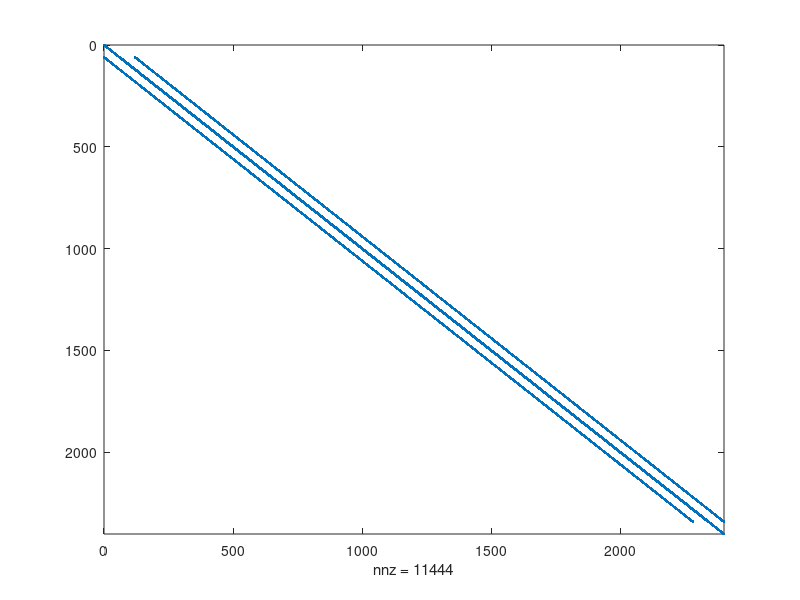
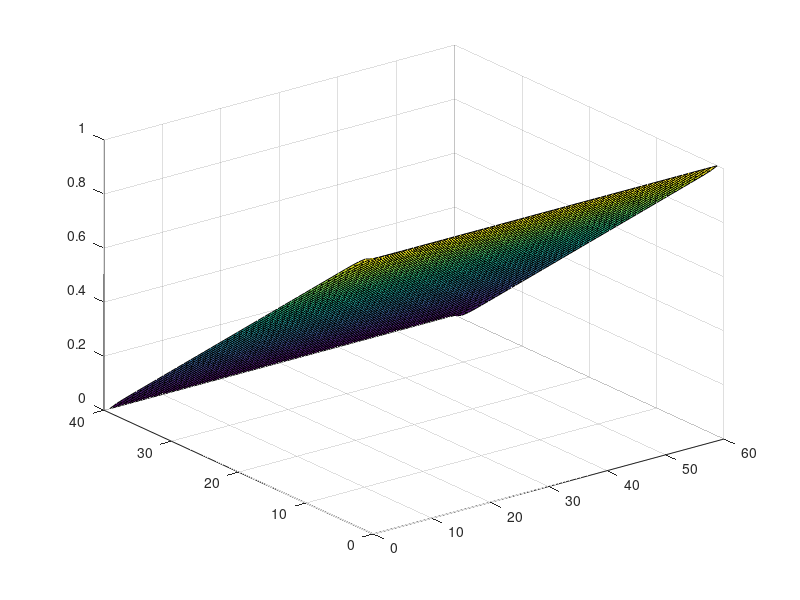
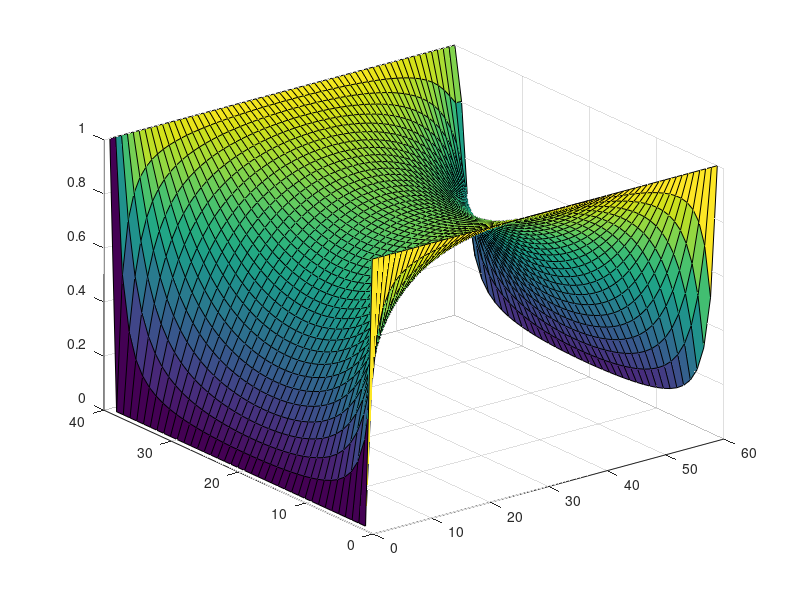
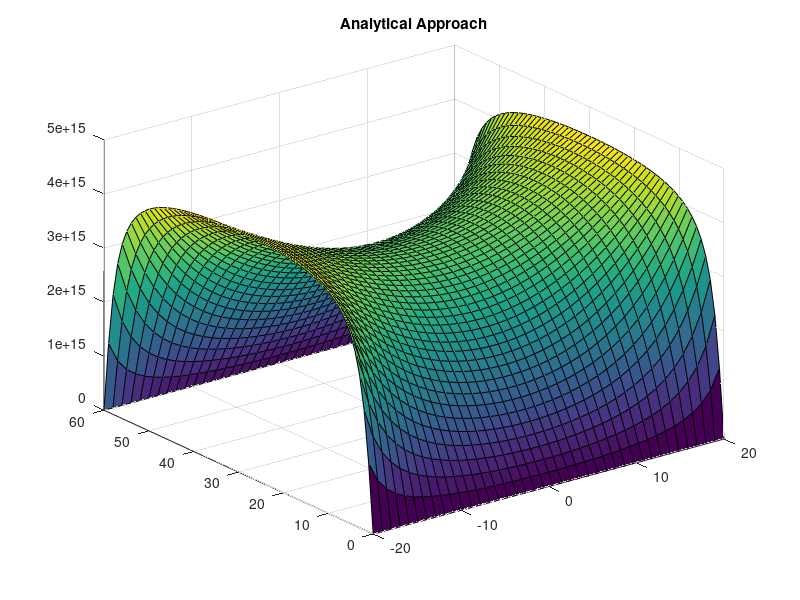

Source code (MATLAB) for these figures, in order:
%Peter Al ahmar
%100961570  

% It doesnt seem right and not sure how to fix it

%solving question 1 part a
x=40;
y=60;
Vo = 1;
%matrix G and V
G = sparse((x * y), (x * y));
V = zeros(1,(x *y));

for i = 1:x
    
    for j = 1: y
        n = j+ (i-1) *y;
        
        if (i == 1)
            G(n,:) = 0;
            
            G(n,n) = 1;
            
            V(1,n) = 1;
            
        elseif (i == x)
            G(n,:) = 0;
            
            G(n,n) = 1;

            
        elseif ((i > 1) && (i < x) && (j==1))
            
            G(n, n+y) = 1;
            
            G(n,n) = -3;
            
            G(n,n-y) = 1;
            
            G(n,n-1) = 1;
            
        elseif ((j == y) && (i < x) && (i >1))
            G(n, n+y) = 1;
            
            G(n,n) = -3;
            
            G(n,n-y) = 1;
            
            G(n,n+1) = 1;
        else
            G(n, n+y) = 1;
            
            G(n,n) = -4;
            
            G(n,n-y) = 1;
            
            G(n,n-1) = 1;
            
            G(n,n+1) = 1;
        end
    end
end
figure(1);
spy(G);

solution = G\V';
%matrix
act = zeros(x,y);

for i =1:x
    for j = 1:y
        n = j+(i-1) * y;
        act(i,j) = solution(n);
    end
end
figure(2);
surf(act);


%solving question 1 part b

x=40;
y=60;
Vo = 1;

newG = sparse((x * y),(x * y));
newV = zeros(1,(x * y));

for i = 1:x
    
    for j = 1:y
        
        n = j+ (i-1) *y;
        
        if (i == 1)

            newG(n,:) =0;
            
            newG(n,n) =1;
            
            newV(1,n) =1; % which is Vo 
            
        elseif (i == x) 

            newG(n,:) =0;
            
            newG(n,n) =1;
           
            newV(1,n) = 1;
        elseif (i == y)                      
            newG(n,:) = 0;
            
            newG(n,n) = 1;
            
        elseif (j == 1)        
            newG(n,:) = 0;
            
            newG(n,n) = 1;

        else
            newG(n,:) = 0;
            
            newG(n,n) = -4;
            
            newG(n,n-y) = 1;
            
            newG(n,n+y) = 1;
            
            newG(n,n-1) = 1;
            
            newG(n,n+1) = 1;
            

        end
    end
end

newSolution = newG\newV';
figure(3);
newAct = zeros(x,y);

for i = 1:x
    for j = 1:y
        
        n = j + (i-1)*y;
        newAct(i,j) = newSolution(n);
       
    end
end

surf(newAct)

%using analytical approach -- reached out for help -- 

z = zeros(60, 40);
a = 60;b = 20;

xnum = linspace(-20,20,40);
ynum = linspace(0,60,60);

[xm, ym] = meshgrid(xnum, ynum);



for n = 1:2:300
    
    z= (4 * Vo/pi) .* (z + (cosh((n * pi * xm)/a) .* sin((n * pi * ym)/a)) ./ (n * cosh((n * pi * b)/a)));
    
    figure(4);
    surf(xnum, ynum, z);
    title("Analytical Approach");
    pause(0.01);
    
end

